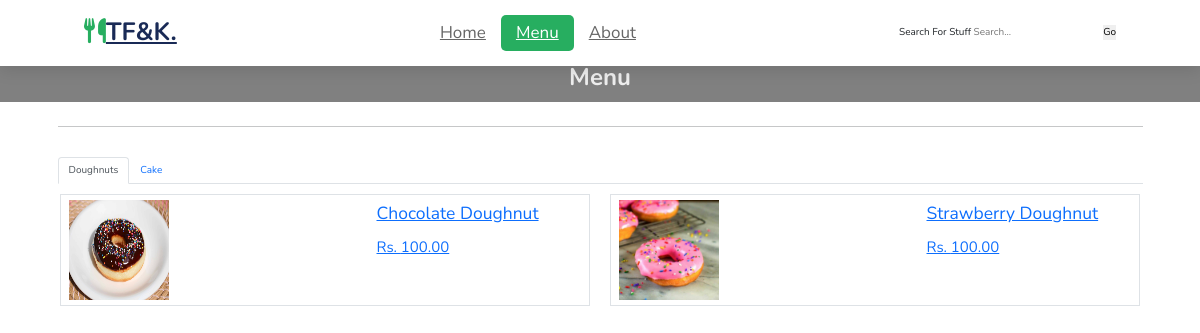
The page /bakery on the database its author committed.
### ForkAndKnife/models.py (models this page shows, shortened)
class Menu(models.Model):
    menu_item_id = models.AutoField;
    name = models.CharField(max_length=100)
    desctription = models.CharField(max_length=250)
    price = models.DecimalField(max_digits=6, decimal_places=2)
    item_image = models.ImageField(upload_to='media')
    category_id = models.ForeignKey(Category, on_delete=models.CASCADE)
    sub_category_id = models.ForeignKey(SubCategory, on_delete=models.CASCADE)

### ForkAndKnife/views.py (the view)
# urls.py: path('bakery', views.menuBakeryList, name="menuBakeryPage"),
def menuBakeryList(request):
     obj = SubCategory.objects.all()
     menus = Menu.objects.all()
     return render(request, "ForkAndKnife/menuBakery.html", {'objj': obj , 'menuss': menus})

### ForkAndKnife/templates/ForkAndKnife/menuBakery.html (shortened to what this page needs)
{%load static %}
<!doctype html>
<html lang="en">
<head>
  <link href="https://cdn.jsdelivr.net/npm/bootstrap@5.0.2/dist/css/bootstrap.min.css" rel="stylesheet">
  <link href="https://cdn.jsdelivr.net/npm/bootstrap@5.2.0/dist/css/bootstrap.min.css" rel="stylesheet"
>
  <link rel="stylesheet" href="https://cdnjs.cloudflare.com/ajax/libs/font-awesome/6.1.1/css/all.min.css">
  <link rel="stylesheet" href="https://cdn.jsdelivr.net/npm/swiper@9/swiper-bundle.min.css"/>
  <link rel="stylesheet" href="{% static 'css/index.css' %}">
  <link rel="stylesheet" href="{% static 'css/menu.css' %}">
</head>
<body>
  <header>
    {% if user.is_authenticated %}
    <a href="{% url 'homePage' %}" class="logo"><i class="fa-solid fa-utensils"></i>TF&K.</a>
    {%else%}
    <a href="{% url 'indexPage' %}" class="logo"><i class="fa-solid fa-utensils"></i>TF&K.</a>
    {%endif%}
    <nav class="navbar">
      {% if user.is_authenticated %}
<a href="{% url 'homePage'%}">home</a>
{%else%}
<a href="{% url 'indexPage'%}">home</a>
{%endif%}
      <a href="{% url 'menuPage'%}" class="active">menu</a>
      <a href="{% url 'aboutPage'%}">about</a>
    </nav>
    <div class="icons">
      <form onsubmit="event.preventDefault();" role="search" class="d-inline">
        <label for="search">Search for stuff</label>
        <input id="search" type="search" placeholder="Search..." autofocus required />
        <button type="submit">Go</button>
      </form>
    </div>
  </header>
  <div class="subko-heading"><h3>Menu</h3> </div>
        <div class="container">
            <hr class="mb-5">
            <ul class="nav nav-tabs" id="myTab" role="tablist">
  <li class="nav-item" role="presentation">
    <button class="nav-link active" id="home-tab" data-bs-toggle="tab" data-bs-target="#home" type="button" role="tab" aria-controls="home" aria-selected="true">Doughnuts</button>
  </li>
  <li class="nav-item" role="presentation">
    <button class="nav-link" id="contact-tab" data-bs-toggle="tab" data-bs-target="#contact" type="button" role="tab" aria-controls="contact" aria-selected="false">Cake</button>
  </li>
</ul>
<div class="tab-content" id="myTabContent">
  <div class="tab-pane fade show active" id="home" role="tabpanel" aria-labelledby="home-tab">
    <div class="row">
      {%for food in menuss %}
      {%if food.sub_category_id_id == 9 %}
      <div class="col border m-3">
        <a href="{% url 'orderPage' id=food.id %}">
        <div class="row py-2 ">
          <div class="col-7"><img src="{{ food.item_image.url }}" width="100px" height="100px" alt="momo"></div>
          <div class="col">
              <p class="fs-3">{{ food.name}}</p>
              <p class="fs-4">Rs. {{ food.price}}</p>
          </div>
      </div> </a>
  </div>
  {%endif%}
  {%endfor%}
  </div>
  </div>
</div>
        </div>
</body>
</html>

### static/css/index.css (style rules this page uses)
* { font-family: "Nunito", sans-serif; margin: 0; padding: 0; -webkit-box-sizing: border-box; box-sizing: border-box; text-decoration: none; outline: none; border: none; text-transform: capitalize; -webkit-transition: all 0.3s linear; -o-transition: all 0.3s linear; transition: all 0.3s linear; }
@media (min-width: 992px) { .container { max-width: 1100px; } }
html { font-size: 62.5%; overflow-x: hidden; scroll-padding-top: 5.5rem; scroll-behavior: smooth; }
.subko-heading { text-align: center; margin: 4% 0 2%; padding: 15px 0 5px; background-color: gray; }
.subko-heading h3 { font-size: x-large; font-weight: 700; color: #eee; }
header { position: fixed; top: 0; left: 0; right: 0; background: #fff; padding: 1rem 7%; display: -webkit-box; display: -ms-flexbox; display: flex; -webkit-box-align: center; -ms-flex-align: center; align-items: center; -webkit-box-pack: justify; -ms-flex-pack: justify; justify-content: space-between; z-index: 999; -webkit-box-shadow: 0 0.5rem 1.5rem rgba(0, 0, 0, 0.1); box-shadow: 0 0.5rem 1.5rem rgba(0, 0, 0, 0.1); }
header .logo { color: #192a56; font-size: 2.5rem; font-weight: bolder; }
header .logo i { color: #27ae60; }
header .navbar a { font-size: 1.7rem; border-radius: 0.5rem; padding: 0.5rem 1.5rem; color: #666; }
header .navbar a.active, header .navbar a:hover { color: #fff; background: #27ae60; }

### static/css/menu.css (style rules this page uses)
* { font-family: "Nunito", sans-serif; margin: 0; padding: 0; -webkit-box-sizing: border-box; box-sizing: border-box; text-decoration: none; outline: none; border: none; text-transform: capitalize; -webkit-transition: all 0.3s linear; -o-transition: all 0.3s linear; transition: all 0.3s linear; }
@media (min-width: 992px) { .container { max-width: 1100px; } }
html { font-size: 62.5%; overflow-x: hidden; scroll-padding-top: 5.5rem; scroll-behavior: smooth; }
.subko-heading { text-align: center; margin: 4% 0 2%; padding: 15px 0 5px; background-color: gray; }
.subko-heading h3 { font-size: x-large; font-weight: 700; color: #eee; }
header { position: fixed; top: 0; left: 0; right: 0; background: #fff; padding: 1rem 7%; display: -webkit-box; display: -ms-flexbox; display: flex; -webkit-box-align: center; -ms-flex-align: center; align-items: center; -webkit-box-pack: justify; -ms-flex-pack: justify; justify-content: space-between; z-index: 999; -webkit-box-shadow: 0 0.5rem 1.5rem rgba(0, 0, 0, 0.1); box-shadow: 0 0.5rem 1.5rem rgba(0, 0, 0, 0.1); }
header .logo { color: #192a56; font-size: 2.5rem; font-weight: bolder; }
header .logo i { color: #27ae60; }
header .navbar a { font-size: 1.7rem; border-radius: 0.5rem; padding: 0.5rem 1.5rem; color: #666; }
header .navbar a.active, header .navbar a:hover { color: #fff; background: #27ae60; }

### rows shown on the page
Menu: item_image (picture), name "Chocolate Doughnut", price "100.00"
Menu: item_image (picture), name "Strawberry Doughnut", price "100.00"
